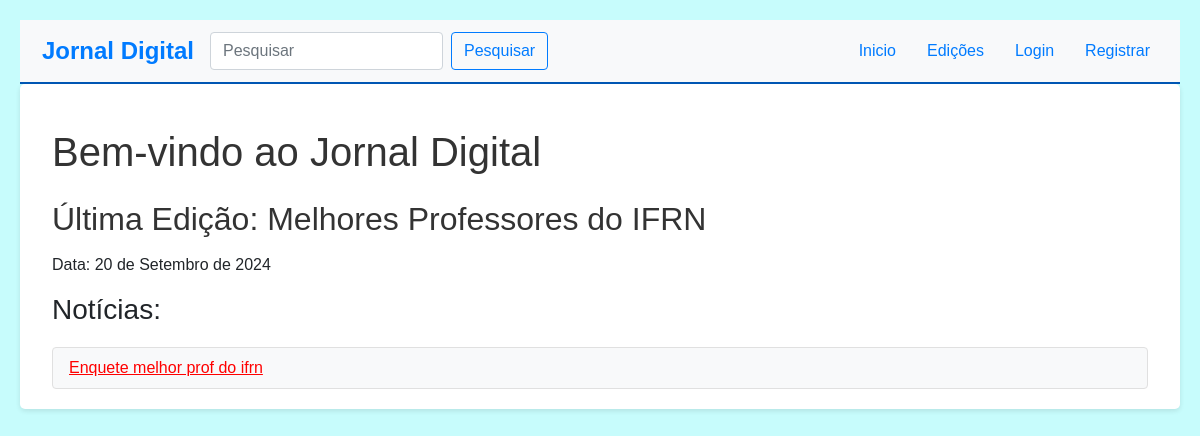
Page /jornaldigital/ on the committed database.
### JornalDigital/models.py (models this page shows, shortened)
class Edicao(models.Model):
    data = models.DateField()
    titulo = models.CharField(max_length=200)

class Noticia(models.Model):
    edicao = models.ForeignKey(Edicao, on_delete=models.CASCADE, related_name='noticias')
    titulo = models.CharField(max_length=200)
    conteudo = models.TextField()
    data_publicacao = models.DateTimeField(auto_now_add=True)
    autor = models.ForeignKey(User, on_delete=models.CASCADE)
    tags = models.ManyToManyField(Tag, related_name='noticias')

### JornalDigital/views.py (the view)
# urls.py: path('', IndexView.as_view(), name='index'),
class IndexView(View):
    def get(self, request, *args, **kwargs):
        ultima_edicao = Edicao.objects.order_by('-data').first()
        return render(request, 'JornalDigital/index.html', {'edicao': ultima_edicao})

### JornalDigital/templates/JornalDigital/index.html
{% extends "./base.html" %}
{% block content %}
<div class="container mt-4">
    <h1 class="mb-4">Bem-vindo ao Jornal Digital</h1>
    {% if edicao %}
        <h2>Última Edição: {{ edicao.titulo }}</h2>
        <p>Data: {{ edicao.data }}</p>
        <h3>Notícias:</h3>
        <ul class="list-group">
        {% for noticia in edicao.noticias.all %}
            <li class="list-group-item">
                <a href="{% url 'exibir_noticia' noticia.id %}">{{ noticia.titulo }}</a>
            </li>
        {% empty %}
            <li class="list-group-item">Nenhuma notícia disponível nesta edição.</li>
        {% endfor %}
        </ul>
    {% else %}
        <p>Nenhuma edição disponível no momento.</p>
    {% endif %}
</div>
{% endblock %}

### static/JornalInterno/style.css (style rules this page uses)
body { background-color: #c7fcfc; font-family: Arial, sans-serif; padding: 20px; }
h1, h2 { color: #333333; margin-bottom: 15px; }
.list-group { margin-top: 20px; }
.list-group-item { background-color: #f8f9fa; border: 1px solid #e0e0e0; transition: background-color 0.3s, color 0.3s; }
li a { color: red; }

### rows in the picture
Edicao: titulo "Melhores Professores do IFRN", data "20 de Setembro de 2024"
Noticia: titulo "Enquete melhor prof do ifrn"
